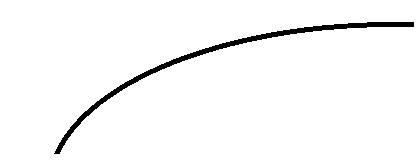
#> input picture Lane_Detection/right_test.jpg, 416 x 163 px
$ python -i line_test.py   (imports and definitions only)
#> lines starting #> are read from the running program, lines starting #| are printed output that depends on the picture; after the words box and inside, x2 and y2 are one past the last pixel; in counts of white or black regions, pixels touching at a corner belong together
import cv2
import numpy as np

def grayscale(img):
	return cv2.cvtColor(img, cv2.COLOR_RGB2GRAY)

def canny(img, low_threshold, high_threshold):
	return cv2.Canny(img, low_threshold, high_threshold)

def gaussian_blur(img, kernel_size):
	return cv2.GaussianBlur(img, (kernel_size, kernel_size), 0)

def region_of_interest(img, vertices, color3=(255,255,255), color1=255):

	mask = np.zeros_like(img)

	if len(img.shape) > 2:
		color = color3
	else:
		color = color1

	cv2.fillPoly(mask, vertices, color)

	ROI_image = cv2.bitwise_and(img, mask)

	return ROI_image

def draw_lines(img, lines, color=[255, 0, 0], thickness=2):
	for line in lines:
		for x1,y1,x2,y2 in line:
			cv2.line(img, (x1, y1), (x2, y2), color, thickness)

def draw_fit_line(img, lines, color=[255, 0, 0], thickness=10):
	cv2.line(img, (lines[0], lines[1]), (lines[2], lines[3]), color, thickness)

def hough_lines(img, rho, theta, threshold, min_line_len, max_line_gap):
	''' 'img' should be the output of Canny transform.
		 Returns an image with hough lines drawn'''
	lines = cv2.HoughLinesP(img, rho, theta, threshold, np.array([]), minLineLength=min_line_len, maxLineGap=max_line_gap)

	#line_img = np.zeros((img.shape[0], img.shape[1], 3), dtype=np.uint8)

	#draw_lines(line_img, lines)

	return lines

def weighted_img(img, initial_img):
	return cv2.addWeighted(initial_img, 1, img, 1, 0)

def get_fitline(img, f_lines):
	lines = np.squeeze(f_lines)
	lines = lines.reshape(lines.shape[0]*2,2)
	rows,cols = img.shape[:2]
	output = cv2.fitLine(lines,cv2.DIST_L2,0, 0.01, 0.01)
	vx, vy, x, y = output[0], output[1], output[2], output[3]

	x1, y1 = int(((img.shape[0]-1)-y)/vy*vx + x) , img.shape[0]-1
	x2, y2 = int(((img.shape[0]/2+100)-y)/vy*vx + x) , int(img.shape[0]/2+100)
	result = [x1, y1, x2, y2, (x1 + x2) / 2, (y1 + y2) / 2]

	return result

def get_lane(image):

	height, width = image.shape[:2]

	gray_img = grayscale(image)
	blur_img = gaussian_blur(gray_img, 3)
	canny_img = canny(blur_img, 70, 210)

#vertices = np.array([[(50,height),(width/2-45, height/2+60), (width/2+45, height/2+60), (width-50,height)]], dtype=np.int32)
	vertices = np.array([[(0,height),(0, height/2), (width, height/2), (width,height)]], dtype=np.int32)
#vertices = np.array([[(500,height),(500, height/2), (width, height/2), (width,height)]], dtype=np.int32)

	ROI_img = region_of_interest(canny_img, vertices)
	# for DEBUG
	cv2.polylines(image,vertices,True,(255,0,0),5)

	# 허프 변환
	line_arr = hough_lines(ROI_img, 1, 1 * np.pi/180, 30, 10, 20)
	line_arr = np.squeeze(line_arr)

	if line_arr is None:
		return image

	slope_degree = (np.arctan2(line_arr[:,1] - line_arr[:,3], line_arr[:,0] - line_arr[:,2]) * 180) / np.pi

	#ignore horizontal slope lines
	line_arr = line_arr[np.abs(slope_degree)<160]
	slope_degree = slope_degree[np.abs(slope_degree)<160]

	#ignore vertical slope lines
	line_arr = line_arr[np.abs(slope_degree)>95]
	slope_degree = slope_degree[np.abs(slope_degree)>95]


	# 필터링된 직선 버리기
	L_lines, R_lines = line_arr[(slope_degree>0),:], line_arr[(slope_degree<0),:]
	temp = np.zeros((image.shape[0], image.shape[1], 3), dtype=np.uint8)
	L_lines, R_lines = L_lines[:,None], R_lines[:,None]

	# if cant find any lines
	'''if L_lines is None and R_lines is None:
		return image'''
	'''	print("here1")
		return image, int(-1)
	elif L_lines is None and R_lines is not None:
		print("here2")
		return image, int(-2)
	elif L_lines is not None and R_lines is None:
		print("here3")
		return image, int(-3)
	'''
	#print(L_lines, "...", R_lines)

	if len(L_lines) == 0 and len(R_lines) == 0:
		return image, -1
	elif len(L_lines) == 0 and len(R_lines) != 0:
		return image, -2
	elif len(L_lines) != 0 and len(R_lines) == 0:
		return image, -3


	left_fit_line = get_fitline(image,L_lines)
	right_fit_line = get_fitline(image,R_lines)

	draw_fit_line(temp, left_fit_line)
	draw_fit_line(temp, right_fit_line)

	result = weighted_img(temp, image)
#cv2.imshow('result',result)

	center_x_point = int((left_fit_line[4] + right_fit_line[4]) / 2)
	center_y_point = int((left_fit_line[5] + right_fit_line[5]) / 2)

	result = cv2.circle(result, (center_x_point, center_y_point), 5, (0, 0, 255), -1)

	return result, center_x_point

>>> import cv2
>>> picture = cv2.cvtColor(cv2.imread('right_test.jpg'), cv2.COLOR_BGR2RGB)
#> picture is the input picture: shape (163, 416, 3); min 0, max 255, mean 247.5
>>> result = get_lane(picture)
#> in gaussian_blur, `return cv2.GaussianBlur(img, (kernel_size, kernel_size), 0)`:
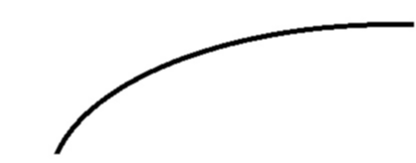
#> returned value: shape (163, 416); min 0, max 255, mean 247.5
#> in canny, `return cv2.Canny(img, low_threshold, high_threshold)`:
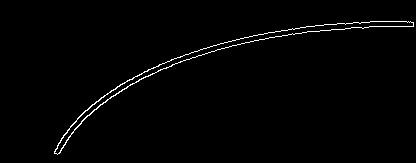
#> returned value: shape (163, 416); 1.3% white in thin lines or dots, all inside (x1, y1, x2, y2) = (54, 21, 414, 155)
#> in region_of_interest, `cv2.fillPoly(mask, vertices, color)`:
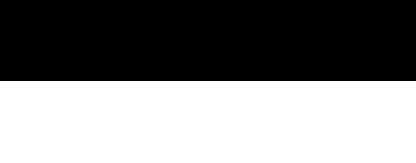
#> mask: shape (163, 416); 50.3% white; 1 black region, box (x1, y1, x2, y2) and area: (0, 0, 416, 81) 33696
#> in region_of_interest, `ROI_image = cv2.bitwise_and(img, mask)`:
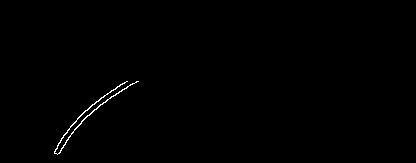
#> ROI_image: shape (163, 416); 0.43% white in thin lines or dots, all inside (x1, y1, x2, y2) = (54, 81, 139, 155)
#> in get_lane, `cv2.polylines(image,vertices,True,(255,0,0),5)`:
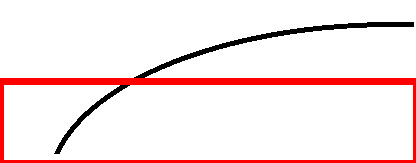
#> image: shape (163, 416, 3); 6.91% of pixels changed, all inside (x1, y1, x2, y2) = (0, 78, 416, 163)
#> in hough_lines, `lines = cv2.HoughLinesP(img, rho, theta, threshold, np.array([]), minL..`: lines = [[57, 146, 117, 86], [98, 106, 132, 83], [79, 116, 111, 90], [59, 153, 92, 104]]
#> in get_lane, `line_arr = hough_lines(ROI_img, 1, 1 * np.pi/180, 30, 10, 20)`: line_arr has the same summary as lines in hough_lines
#> in get_lane, `slope_degree = (np.arctan2(line_arr[:,1] - line_arr[:,3], line_arr[:,0..`: slope_degree = [135, 145.9, 140.9, 124]
#> in get_lane, `L_lines, R_lines = line_arr[(slope_degree>0),:], line_arr[(slope_degre..`: L_lines has the same summary as lines in hough_lines; R_lines = empty array
